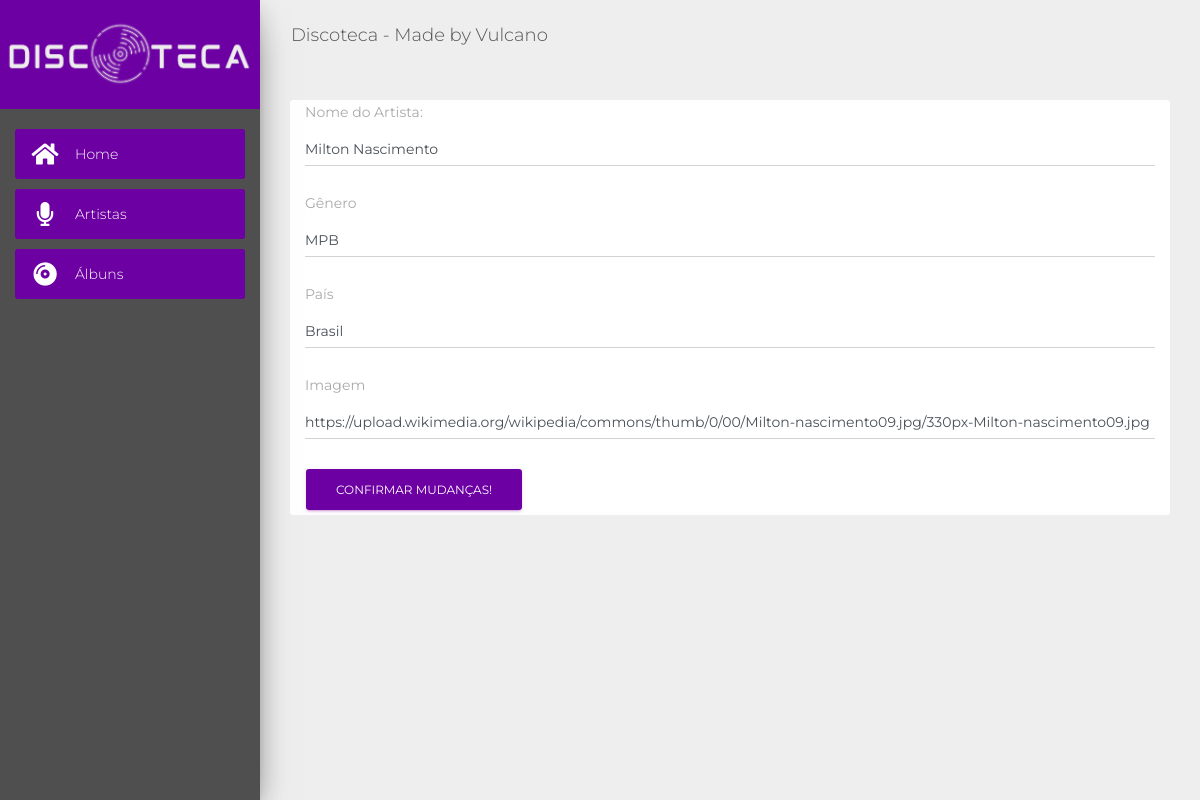
The app's page /artista/editar/6 with its own data.
### discoteca/artista/models.py (models this page shows)
class Artista(db.Model):
    __tablename__ = "artista"
    id              = db.Column(db.Integer, primary_key=True)
    nome            = db.Column(db.String(30), nullable=False)
    pais            = db.Column(db.String(30), nullable=False)
    genero_musical  = db.Column(db.String(30), nullable=False)
    img             = db.Column(db.String(2083), nullable=True)
    albuns          = db.relationship("Album", secondary=ArtistaAlbum, back_populates="artistas")

### discoteca/artista/views.py (the view, shortened to what this page needs)
@artista.route('/editar/<_id>', methods=['GET','POST'])
def editar(_id):
    artista = Artista.query.get_or_404(_id)
    return render_template('editar_artistas.html', artista=artista)

### discoteca/artista/templates/editar_artistas.html (shortened to what this page needs)
{% extends 'base.html' %}
{% block content %}
<div class="container-fluid tudo" style="
    text-align: initial;
">
    <form action="" method="POST">
        <label for="nome">Nome do Artista:</label>
        <input type="text" name="nome" id="nome" class="form-control" placeholder="Jose" value="{{artista.nome}}" required=>
        <br>
        <label for="genero_musical">Gênero</label>
        <input type="text" name="genero_musical" id="genero_musical" class="form-control" placeholder="Rock" value="{{artista.genero_musical}}" required=>
        <br>
        <label for="pais">País</label>
        <input type="text" name="pais" id="pais" class="form-control" placeholder="EUA" value="{{artista.pais}}" required=>
        <br>
        <label for="img">Imagem</label>
        <input type="text" name="img" id="img" class="form-control" placeholder="link" value="{{artista.img}}">
        <br>
        <input type="submit" value="Confirmar Mudanças!" class="btn btn-primary">
    </form>
</div>
{% endblock content %}

### records on screen
Artista: nome "Milton Nascimento", genero_musical "MPB", pais "Brasil", img "https://upload.wikimedia.org/wikipedia/commons/thumb/0/00/Milton-nascimento09.jpg/330px-Milton-nascimento09.jpg"
